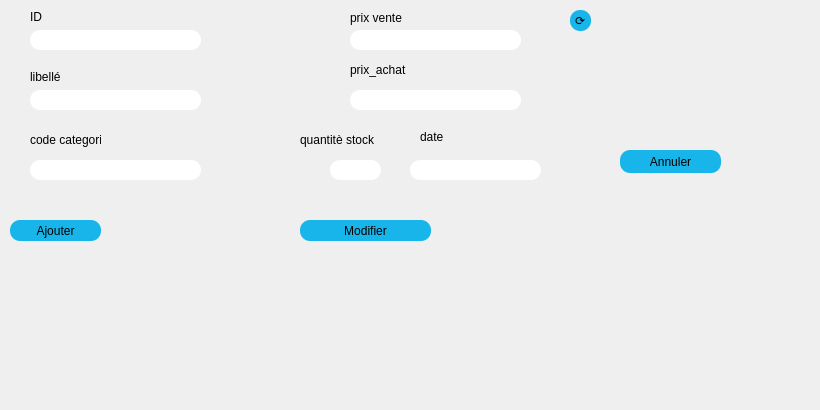
      <widget class="QWidget" name="tab">
       <attribute name="title">
        <string>ajout et modifier produit</string>
       </attribute>
       <widget class="QLineEdit" name="id">
        <property name="geometry">
         <rect>
          <x>30</x>
          <y>30</y>
          <width>171</width>
          <height>20</height>
         </rect>
        </property>
        <property name="styleSheet">
         <string notr="true">                                      border-radius: 10px;
background-color: rgb(255, 255, 255);

font: 9pt &quot;MS Reference Sans Serif&quot;;</string>
        </property>
       </widget>
       <widget class="QLineEdit" name="idcataj">
        <property name="geometry">
         <rect>
          <x>30</x>
          <y>160</y>
          <width>171</width>
          <height>20</height>
         </rect>
        </property>
        <property name="styleSheet">
         <string notr="true">                                      border-radius: 10px;
background-color: rgb(255, 255, 255);

font: 9pt &quot;MS Reference Sans Serif&quot;;
</string>
        </property>
       </widget>
       <widget class="QLineEdit" name="lib">
        <property name="geometry">
         <rect>
          <x>30</x>
          <y>90</y>
          <width>171</width>
          <height>20</height>
         </rect>
        </property>
        <property name="styleSheet">
         <string notr="true">                                      border-radius: 10px;
background-color: rgb(255, 255, 255);

font: 9pt &quot;MS Reference Sans Serif&quot;;

</string>
        </property>
       </widget>
       <widget class="QLabel" name="label">
        <property name="geometry">
         <rect>
          <x>30</x>
          <y>10</y>
          <width>47</width>
          <height>14</height>
         </rect>
        </property>
        <property name="text">
         <string>ID</string>
        </property>
       </widget>
       <widget class="QLabel" name="label_2">
        <property name="geometry">
         <rect>
          <x>30</x>
          <y>70</y>
          <width>47</width>
          <height>14</height>
         </rect>
        </property>
        <property name="text">
         <string>libellé</string>
        </property>
       </widget>
       <widget class="QLabel" name="label_4">
        <property name="geometry">
         <rect>
          <x>30</x>
          <y>130</y>
          <width>71</width>
          <height>20</height>
         </rect>
        </property>
        <property name="text">
         <string>code categorie :</string>
        </property>
       </widget>
       <widget class="QStackedWidget" name="stack">
        <property name="geometry">
         <rect>
          <x>0</x>
          <y>-100</y>
          <width>811</width>
          <height>401</height>
         </rect>
        </property>
        <property name="currentIndex">
         <number>1</number>
        </property>
        <widget class="QWidget" name="page"/>
        <widget class="QWidget" name="page_2">
         <widget class="QLabel" name="datejj">
          <property name="geometry">
           <rect>
            <x>420</x>
            <y>230</y>
            <width>47</width>
            <height>14</height>
           </rect>
          </property>
          <property name="text">
           <string>date</string>
          </property>
         </widget>
         <widget class="QLineEdit" name="prix_achat">
          <property name="geometry">
           <rect>
            <x>350</x>
            <y>190</y>
            <width>171</width>
            <height>20</height>
           </rect>
          </property>
          <property name="styleSheet">
           <string notr="true">                                      border-radius: 10px;
background-color: rgb(255, 255, 255);

font: 9pt &quot;MS Reference Sans Serif&quot;;</string>
          </property>
         </widget>
         <widget class="QLineEdit" name="qte">
          <property name="geometry">
           <rect>
            <x>330</x>
            <y>260</y>
            <width>51</width>
            <height>20</height>
           </rect>
          </property>
          <property name="styleSheet">
           <string notr="true">                                      border-radius: 10px;
background-color: rgb(255, 255, 255);

font: 9pt &quot;MS Reference Sans Serif&quot;;</string>
          </property>
         </widget>
         <widget class="QLabel" name="pric_vente1">
          <property name="geometry">
           <rect>
            <x>350</x>
            <y>110</y>
            <width>71</width>
            <height>16</height>
           </rect>
          </property>
          <property name="text">
           <string>prix vente</string>
          </property>
         </widget>
         <widget class="QLabel" name="prix_achat1">
          <property name="geometry">
           <rect>
            <x>350</x>
            <y>160</y>
            <width>61</width>
            <height>20</height>
           </rect>
          </property>
          <property name="text">
           <string>prix_achat</string>
          </property>
         </widget>
         <widget class="QLineEdit" name="date">
          <property name="geometry">
           <rect>
            <x>410</x>
            <y>260</y>
            <width>131</width>
            <height>20</height>
           </rect>
          </property>
          <property name="styleSheet">
           <string notr="true">                                      border-radius: 10px;
background-color: rgb(255, 255, 255);

font: 9pt &quot;MS Reference Sans Serif&quot;;</string>
          </property>
         </widget>
         <widget class="QLabel" name="qtee">
          <property name="geometry">
           <rect>
            <x>300</x>
            <y>230</y>
            <width>91</width>
            <height>20</height>
           </rect>
          </property>
          <property name="text">
           <string>quantitè stock</string>
          </property>
         </widget>
         <widget class="QLineEdit" name="prix_vente">
          <property name="geometry">
           <rect>
            <x>350</x>
            <y>130</y>
            <width>171</width>
            <height>20</height>
           </rect>
          </property>
          <property name="styleSheet">
           <string notr="true">                                      border-radius: 10px;
background-color: rgb(255, 255, 255);

font: 9pt &quot;MS Reference Sans Serif&quot;;
</string>
          </property>
         </widget>
         <widget class="QPushButton" name="pushButton_2">
          <property name="geometry">
           <rect>
            <x>300</x>
            <y>320</y>
            <width>131</width>
            <height>21</height>
           </rect>
          </property>
          <property name="styleSheet">
           <string notr="true">                                         border-radius: 10px;
background-color: rgb(23, 181, 234);
                                        
font: 9pt &quot;MS Reference Sans Serif&quot;;</string>
          </property>
          <property name="text">
           <string>Modifier</string>
          </property>
         </widget>
         <widget class="QPushButton" name="ajouter_f">
          <property name="geometry">
           <rect>
            <x>10</x>
            <y>320</y>
            <width>91</width>
            <height>21</height>
           </rect>
          </property>
          <property name="styleSheet">
           <string notr="true">background-color: rgb(23, 181, 234);                                         border-radius: 10px;

                                        
font: 9pt &quot;MS Reference Sans Serif&quot;;</string>
          </property>
          <property name="text">
           <string>Ajouter</string>
          </property>
         </widget>
         <widget class="QPushButton" name="pushButton_3">
          <property name="geometry">
           <rect>
            <x>570</x>
            <y>110</y>
            <width>21</width>
            <height>21</height>
           </rect>
          </property>
          <property name="styleSheet">
           <string notr="true">                                         border-radius: 10px;
background-color: rgb(253, 253, 253);
                                        
font: 9pt &quot;MS Reference Sans Serif&quot;;font: 12pt &quot;MS Shell Dlg 2&quot;;
background-color: rgb(23, 181, 234);
</string>
          </property>
          <property name="text">
           <string>⟳</string>
          </property>
         </widget>
         <widget class="QPushButton" name="pushButton">
          <property name="geometry">
           <rect>
            <x>620</x>
            <y>250</y>
            <width>101</width>
            <height>23</height>
           </rect>
          </property>
          <property name="styleSheet">
           <string notr="true">                                         border-radius: 10px;
background-color: rgb(23, 181, 234);
                                        
font: 9pt &quot;MS Reference Sans Serif&quot;;</string>
          </property>
          <property name="text">
           <string>Annuler</string>
          </property>
         </widget>
        </widget>
       </widget>
       <zorder>stack</zorder>
       <zorder>id</zorder>
       <zorder>idcataj</zorder>
       <zorder>lib</zorder>
       <zorder>label</zorder>
       <zorder>label_2</zorder>
       <zorder>label_4</zorder>
      </widget>
